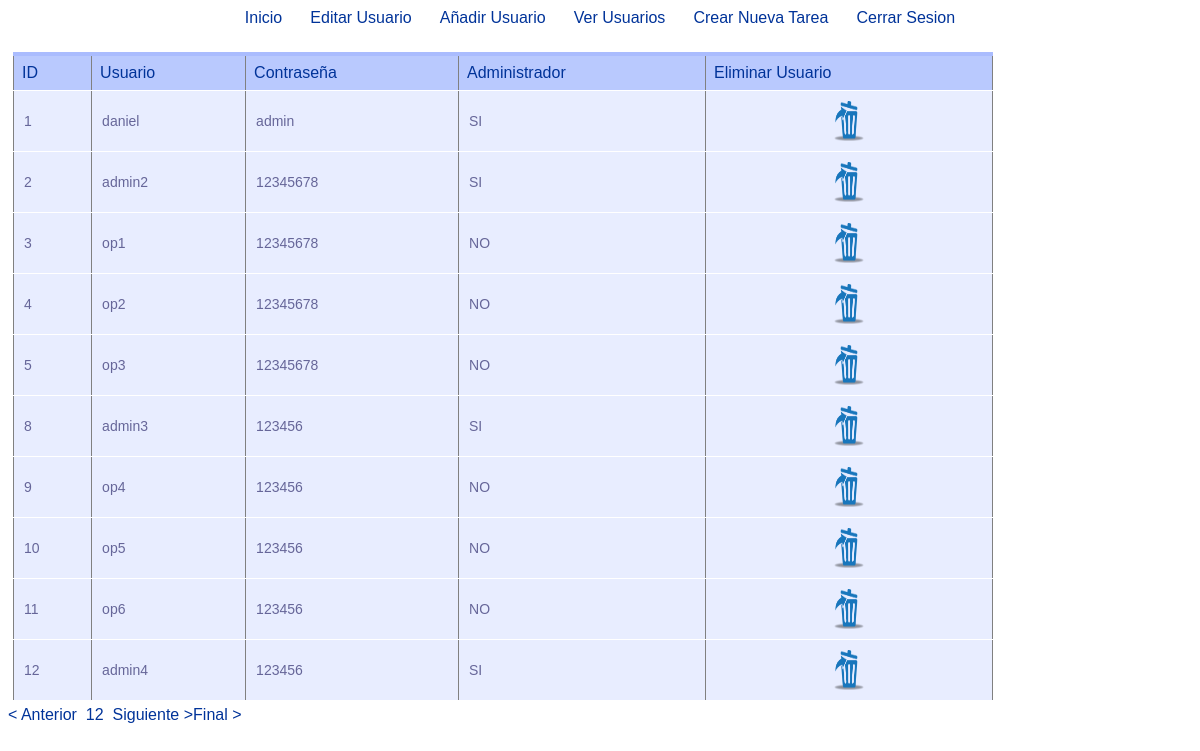
/Proyecto_PHP_1/controladores/ListarUsuario.php, run on the app's committed database.
### tables this page shows
CREATE TABLE IF NOT EXISTS `usuarios` (
  `id` int(6) NOT NULL AUTO_INCREMENT,
  `user` varchar(20) NOT NULL,
  `passw` varchar(20) NOT NULL,
  `admin` tinyint(1) NOT NULL,
  PRIMARY KEY (`id`)
);

### Proyecto_PHP_1/modelos/ListarUsuario.php (called while the page is built, shortened)
<?php
function countUsuarios(){
    $conexion = conexion();
    $consulta = "SELECT COUNT(*) as num FROM usuarios";
    $resultado = $conexion->query($consulta);
    while ($fila = $resultado->fetch_assoc()) {
        $numero = $fila;
    }
    return $numero;
}
function getUsuarios($lista,$resultados){
    $conexion = conexion();
    $consulta = "SELECT * FROM usuarios LIMIT $lista,$resultados";
    $resultado = $conexion->query($consulta);
    $tareas = [];
    while ($fila = $resultado->fetch_assoc()) {
        $tareas[] = $fila;
    }
    return $tareas;
}

### Proyecto_PHP_1/vistas/ListarUsuario.php (the view, shortened to what this page needs)
<html>
    <head>
        <link rel="stylesheet" type="text/css" href="vistas/css/tabla.css">
        <link rel="stylesheet" type="text/css" href="vistas/css/enlaces.css">
        <link rel="stylesheet" type="text/css" href="vistas/css/imagenes.css">
    </head>
    <body>
        <table border=1>
            <tr>
                <th>ID</th>
                <th>Usuario</th>
                <th>Contraseña</th>
                <th>Administrador</th>
                <th>Eliminar Usuario</th>
            </tr>
            <?php
                for($i=0;$i<count($usuarios);$i++):?>
                <tr>
                    <td><?php echo $usuarios[$i]["id"];?></td>
                    <td><?php echo $usuarios[$i]["user"];?></td>
                    <td><?php echo $usuarios[$i]["passw"];?></td>
                    <td><?php if(!$usuarios[$i]["admin"]) echo "SI"; else echo "NO"; ?></td>
                    <td id="img">
                        <a href="?controlador=EliminarUsuario&id=<?php echo $usuarios[$i]["id"];?>">
                        <img src="vistas/img/eliminar.png">
                        </a>
                    </td>
                </tr>
                <?php endfor; ?>
        </table>
    </body>
</html>

### Proyecto_PHP_1/vistas/layout/layout.php
<link rel="stylesheet" type="text/css" href="vistas/css/layout.css">
    <div id="menu">
        <span id="elemento_menu">
            <a href="?controlador=MostrarTareas">Inicio</a>
        </span>
        <span id="elemento_menu">
            <a href="?controlador=EditarUsuario&id=<?php echo $cliente; ?>">Editar Usuario</a>
        </span>
        <?php if(!$_SESSION["admin"]):?>
            <span id="elemento_menu">
            <a href="?controlador=AñadirUsuario">Añadir Usuario</a>
            </span>
            <span id="elemento_menu">
            <a href="?controlador=ListarUsuario">Ver Usuarios</a>
            </span>
            <span id="elemento_menu">
            <a href="?controlador=FormTareas">Crear Nueva Tarea</a>
            </span>
        <?php endif;?>
        <span id="elemento_menu">
            <a href="?controlador=Logout">Cerrar Sesion</a>
        </span>
        </div>

### Proyecto_PHP_1/controladores/ListarUsuario.php (shortened to what this page needs)
<?php
require_once ("modelos/ListarUsuario.php");
include("vistas/layout/layout.php");
if(!$_SESSION["admin"]){
    $usuarios=getUsuarios(($_GET["page"]-1)*10,10);
    $numUsuarios=countUsuarios();
    include("vistas/ListarUsuario.php");
    include("modelos/Paginador.php");
    $obj = new AutoPagination($numUsuarios["num"], $_GET['page']);
    echo $obj->_paginateDetails();
}
else
    include("vistas/AccesoProhibido.php");
?>

### Proyecto_PHP_1/modelos/Paginador.php (shortened to what this page needs)
<?php
final class AutoPagination
{
	private $_totalRecords;
	private $_pageNo;
	private $_currPage;
    private $_firstPage;
	public function __construct($_totalCount, $_pageNo = 0)
	{
		$this->_pageNo = $_pageNo;
        $this->_totalRecords = $_totalCount;
        $this->_firstPage = 1;
	}
	public function _paginateDetails()
	{
		$this->_pageLinks = "<div class=\"pagelinks\">";
		if($this->_totalRecords > PAGE_LIMIT){
			if($this->_pageNo == 1)	{
				$this->_pageLinks .= "<span class=\"pageprevdead\">&lt; Anterior</span>";
			} else {
                $this->_prevPage = $this->_pageNo - 1;
                $this->_pageLinks .= "<a class=\"pageprevlink\" href=\"" . $this->_currPage ."&page=" . $this->_firstPage . "\">&lt; Inicio</a>";
                $this->_pageLinks .= "<a class=\"pageprevlink\" href=\"" . $this->_currPage ."&page=" . $this->_prevPage . "\">&lt; Anterior</a>";
			}
			$this->_totalPages = ceil($this->_totalRecords/PAGE_LIMIT);
			$this->_range = PAGE_RANGE;
			$this->_leftRange = max(1, $this->_pageNo - (($this->_range - 1)/2));
			$this->_rightRange = min($this->_totalPages, $this->_pageNo + (($this->_range - 1)/2));
			if(($this->_rightRange - $this->_leftRange) < ($this->_range - 1)) {
				if($this->_leftRange == 1)	{
					$this->_rightRange = min($this->_leftRange + ($this->_rightRange - 1), $this->_totalPages);
				} else {
					$this->_leftRange = max($this->_rightRange - ($this->_range - 1), 0);
				}
			}
			if($this->_leftRange > 1){
				$this->_pageLinks .= "..";
			} else {
				$this->_pageLinks .= "&nbsp;&nbsp;";
			}
			for($i=1;$i<=$this->_totalPages;$i++)
			{
				if($i == $this->_pageNo) {
					$this->_pageLinks .= "<span class=\"pagenumdead\">$i</span>";
				} else {
					if($this->_leftRange<=$i && $i<=$this->_rightRange) {
						$this->_pageLinks .= "<a class=\"pagenumlink\" " . "href=\"" . $this->_currPage . "&page=" . $i . "\">" . $i . "</a>";
					}
				}
			}
			if($this->_rightRange < $this->_totalPages) {
				$this->_pageLinks .= "..";
			} else {
				$this->_pageLinks .= "&nbsp;&nbsp;";
			}
			if(($this->_totalRecords - (PAGE_LIMIT * $this->_pageNo)) > 0) {
                $this->_nextPage = $this->_pageNo + 1;
                $this->_lastPage = $this->_totalPages;
                $this->_pageLinks .= "<a class=\"pagenextlink\" href=\"" . $this->_currPage . "&page=" . $this->_nextPage . "\">Siguiente &gt;</a>";
                $this->_pageLinks .= "<a class=\"pagenextlink\" href=\"" . $this->_currPage . "&page=" . $this->_lastPage . "\">Final &gt;</a>";
			} else {
				$this->_pageLinks .=  "<span class=\"pagenextdead\">Siguiente &gt;</span>";
			}
		} else {
			$this->_pageLinks .= "<span class=\"pageprevdead\">&lt; " . "Anterior</span>&nbsp;&nbsp;";
			$this->_pageLinks .= "<span class=\"pagenextdead\"> " . "Siguiente &gt;</span>&nbsp;&nbsp;";
		}
		$this->_pageLinks .= "</div>";
		return $this->_pageLinks;
	}
	public function _currentPage()
	{
		$this->_currPage = $_SERVER['PHP_SELF'] . "?" . $_SERVER['QUERY_STRING'];
		return $this->_currPage = str_replace("&page=".$this->_pageNo,"",$this->_currPage);
	}
}
?>

### Proyecto_PHP_1/vistas/css/layout.css (style rules this page uses)
* { font-family: Arial, Helvetica, sans-serif; }
#menu { border: 0px; border-radius: 2px; height: 5%; width: 100%; text-align: center; margin: 0 auto; line-height: 20px; }
span a { text-decoration:none; color:#039; padding: 1%; }

### Proyecto_PHP_1/vistas/css/tabla.css (style rules this page uses)
table { font-family: "Lucida Sans Unicode", "Lucida Grande", Sans-Serif; font-size: 14px; margin: 5px; width: 980px; text-align: left; border-collapse: collapse; }
th { font-size: 16px; font-weight: normal; padding: 8px; background: #b9c9fe; border-top: 4px solid #aabcfe; border-bottom: 1px solid #fff; color: #039; }
td { padding: 10px; background: #e8edff; border-bottom: 1px solid #fff; color: #669; border-top: 1px solid transparent; }

### Proyecto_PHP_1/vistas/css/enlaces.css (style rules this page uses)
a, .pagelinks { text-decoration:none; color:#039; }

### Proyecto_PHP_1/vistas/css/imagenes.css (style rules this page uses)
img { width: 30px; height: 40px; }
#img { text-align: center; font-size: 30px; }

### data on the page
usuarios: id "1", user "daniel", passw "admin", admin "SI"
usuarios: id "2", user "admin2", passw "12345678", admin "SI"
usuarios: id "3", user "op1", passw "12345678", admin "NO"
usuarios: id "4", user "op2", passw "12345678", admin "NO"
usuarios: id "5", user "op3", passw "12345678", admin "NO"
usuarios: id "8", user "admin3", passw "123456", admin "SI"
usuarios: id "9", user "op4", passw "123456", admin "NO"
usuarios: id "10", user "op5", passw "123456", admin "NO"
usuarios: id "11", user "op6", passw "123456", admin "NO"
usuarios: id "12", user "admin4", passw "123456", admin "SI"
